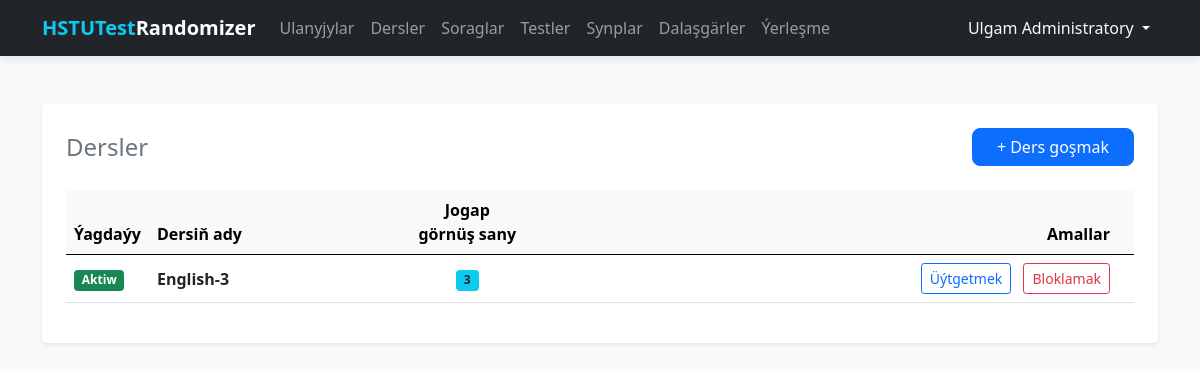
The app's page /subjects/ (signed in), older data.
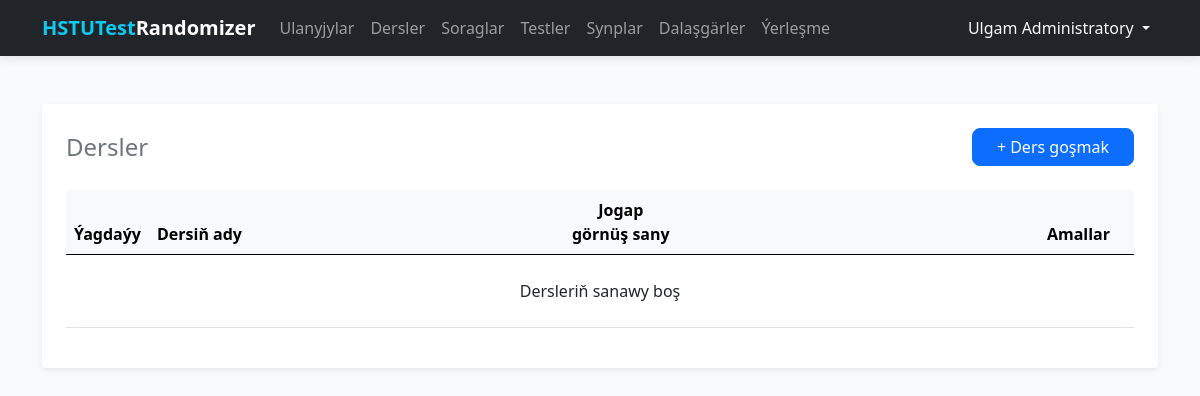
The same page, newer data.
### tables this page shows
CREATE TABLE subjects (
    id INTEGER PRIMARY KEY AUTOINCREMENT,
    name TEXT NOT NULL UNIQUE,
    answer_count INTEGER NOT NULL DEFAULT 4,
    is_active INTEGER DEFAULT 1
);

### routes/subjects.py (the view)
@subjects_bp.route('/')
@login_required
def index():
    db = get_db_connection()
    subjects = db.execute('SELECT * FROM subjects ORDER BY name ASC').fetchall()
    db.close()
    return render_template('subjects/list.html', subjects=subjects)

### database.py (called while the page is built)
def get_db_connection():
    conn = sqlite3.connect(DATABASE)
    conn.row_factory = sqlite3.Row  # Позволяет обращаться к полям по именам
    return conn

### templates/subjects/list.html
{% extends 'base.html' %}
{% block content %}
<div class="main-card shadow-sm p-4 bg-white rounded">
    <div class="d-flex justify-content-between align-items-center mb-4">
        <h2 class="h4 mb-0 text-secondary">Dersler</h2>
        <a href="{{ url_for('subjects.create') }}" class="btn btn-primary px-4">
            + Ders goşmak
        </a>
    </div>
    <div class="table-responsive">
        <table class="table align-middle">
            <thead class="table-light">
                <tr>
                    <th style="width: 80px;">Ýagdaýy</th>
                    <th>Dersiň ady</th>
                    <th style="width: 120px;" class="text-center">Jogap görnüş sany</th>
                    <th class="text-end px-4">Amallar</th>
                </tr>
            </thead>
            <tbody>
                {% for sub in subjects %}
                <tr class="{{ 'table-light opacity-50' if not sub.is_active else '' }}">
                    <td>
                        {% if sub.is_active %}
                        <span class="badge bg-success">Aktiw</span>
                        {% else %}
                        <span class="badge bg-secondary">Bloklanan</span>
                        {% endif %}
                    </td>
                    <td>
                        <span class="{{ 'text-decoration-line-through' if not sub.is_active else 'fw-bold' }}">
                            {{ sub.name }}
                        </span>
                    </td>
                    <td class="text-center">
                        <span class="badge bg-info text-dark">{{ sub.answer_count }}</span>
                    </td>
                    <td class="text-end px-4">
                        <a href="{{ url_for('subjects.edit', id=sub.id) }}" class="btn btn-sm btn-outline-primary me-2">
                            Üýtgetmek
                        </a>
                        <form action="{{ url_for('subjects.toggle', id=sub.id) }}" method="POST" class="d-inline">
                            <button type="submit"
                                class="btn btn-sm {{ 'btn-outline-danger' if sub.is_active else 'btn-outline-success' }}">
                                {{ 'Bloklamak' if sub.is_active else 'Blokdan açmak' }}
                            </button>
                        </form>
                    </td>
                </tr>
                {% else %}
                <tr>
                    <td colspan="4" class="text-center py-4">Dersleriň sanawy boş</td>
                </tr>
                {% endfor %}
            </tbody>
        </table>
    </div>
</div>
{% endblock %}

Row changes from the older to the newer data that the page shows:
removed subjects: shows "Aktiw", name "English-3", answer_count "3", is_active "Bloklamak"
Text that changed along with them:
text now shown: "Dersleriň sanawy boş"
